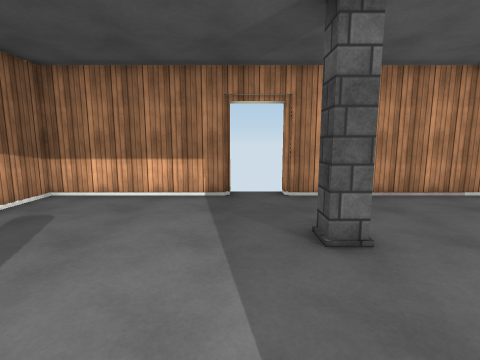
View 1 (above)

14 first-person views from a walk through a 3-D level made in the Unity game engine. The camera is 1.5 m above the floor, tilts 8° down and sees 85° across. Doors are open. The floor is counted in squares, 1 m on a side. Each view is taken from the middle of a square. On the plan, view 1 faces up. The plan holds only what a view shows up to about 14 squares ahead; the rest is blank. Surface patterns are stand-ins for the level's own textures.

View 2
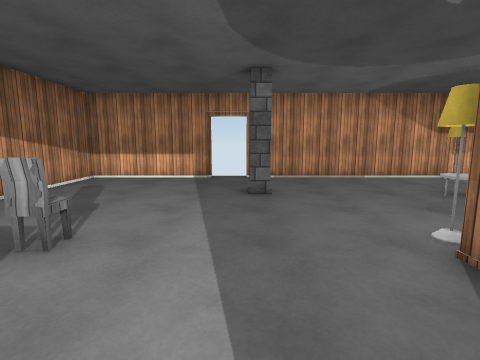

View 3
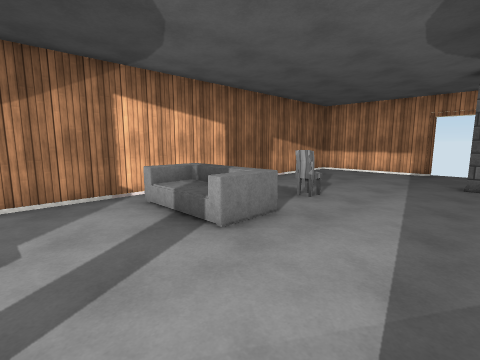

View 4
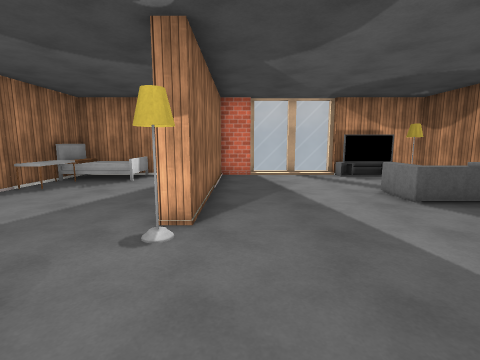

View 5
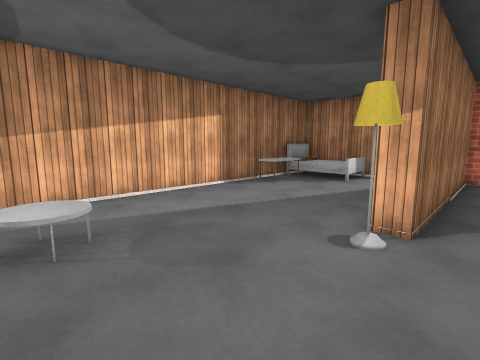

View 6
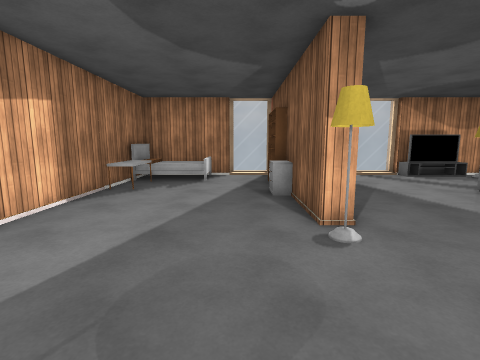

View 7
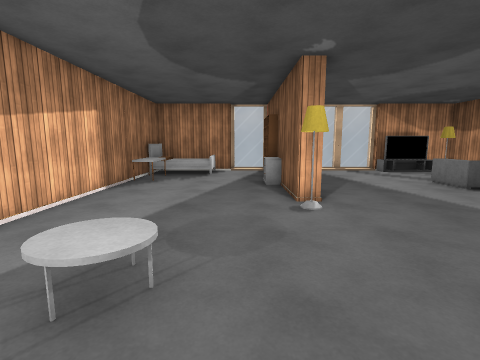

View 8
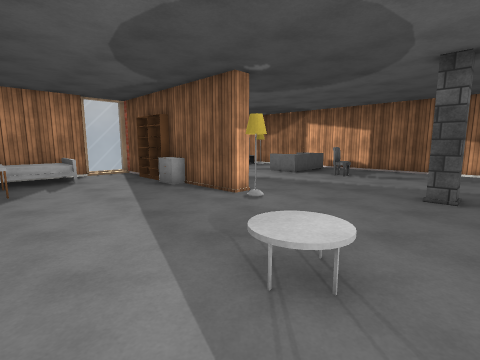

View 9
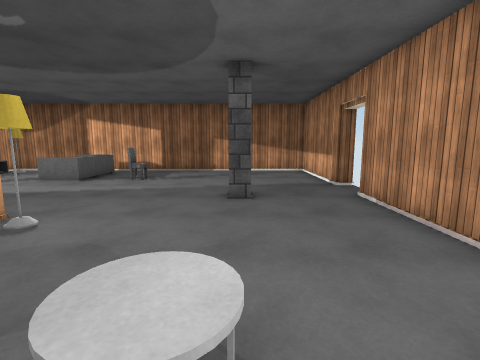

View 10
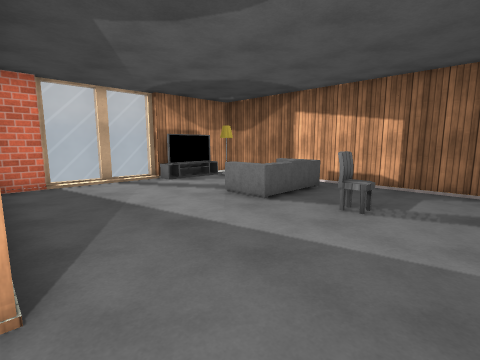

View 11
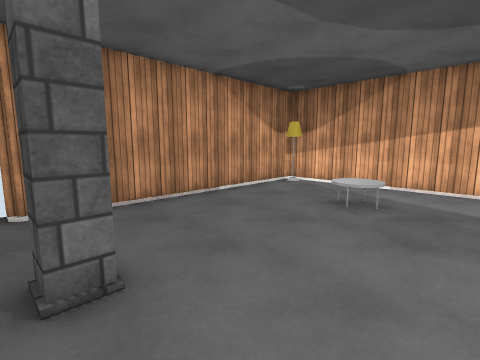

View 12
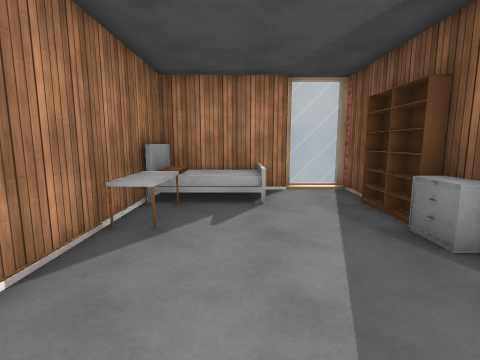

View 13
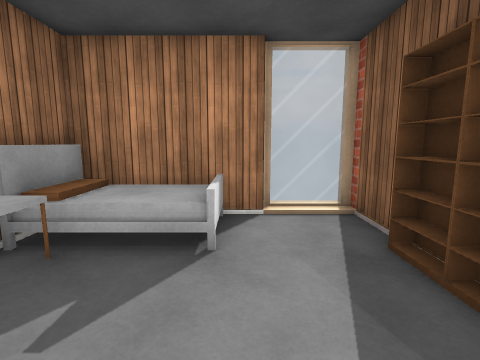

View 14
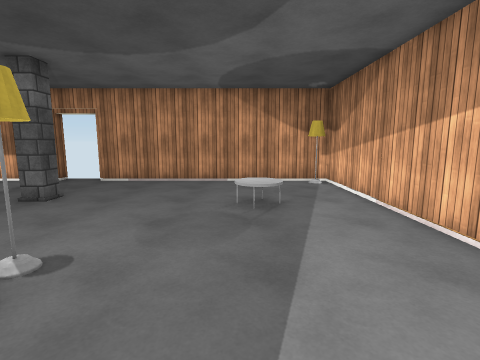

### Floor plan
Points are (right, up) in squares from view 1. A wall is a line through its corners. A room is listed if a view was taken in it or the views show most of it. See-through windows are left out.
Room 1 (views 1, 2, 3, 4, 5, 6, 7, 8, 9, 10, 11, 12, 13, 14)
walls: (4.5, -7.1) (4.5, -8.9); (-0.3, 7.5) (-5.5, 7.5) (-5.5, -8.5) (-4.2, -8.5); (2.4, -8.5) (3.9, -8.5) (3.9, -0.7) (4.5, -0.7) (4.5, -4.6); (-1.5, -7.7) (-1.5, -8.9); (6.4, -8.5) (10.5, -8.5) (10.5, 7.5) (1.3, 7.5); (0.2, -8.8) (0.8, -8.8); (-2, -8.5) (-1.5, -8.5); (-4.2, -8) (-1.8, -8)
low walls: (-2, -7.6) (-2, -8.5); (-4.3, -7.7) (-1.5, -7.7); (-3.7, -8.3) (-2.4, -8.3)
ways out: open door at (0.5, 8); gap at (4, -1)
objects: sofa (-4, -3); chair (-2, 0); pillar (1, 4) to (2, 4); bookshelf (5, -6); bookshelf (5, -5); dresser (5, -4); bed (7, -8) to (10, -7); other object (7, 3) to (8, 4); desk (10, -6) to (10, -5)

Where each view was taken, in squares from view 1:
view 1: 0 up, 0 right, facing up
view 2: 4 down, 1 right, facing up
view 3: 7 down, 2 right, facing up-left
view 4: 4 up, 3 right, facing down
view 5: 4 up, 3 right, facing down-right
view 6: 4 up, 6 right, facing down
view 7: 6 up, 6 right, facing down
view 8: 5 up, 10 right, facing down-left
view 9: 4 up, 9 right, facing left
view 10: 2 up, 4 right, facing down-left
view 11: 1 up, 1 right, facing up-right
view 12: 0 up, 8 right, facing down
view 13: 3 down, 7 right, facing down
view 14: 3 down, 7 right, facing up
